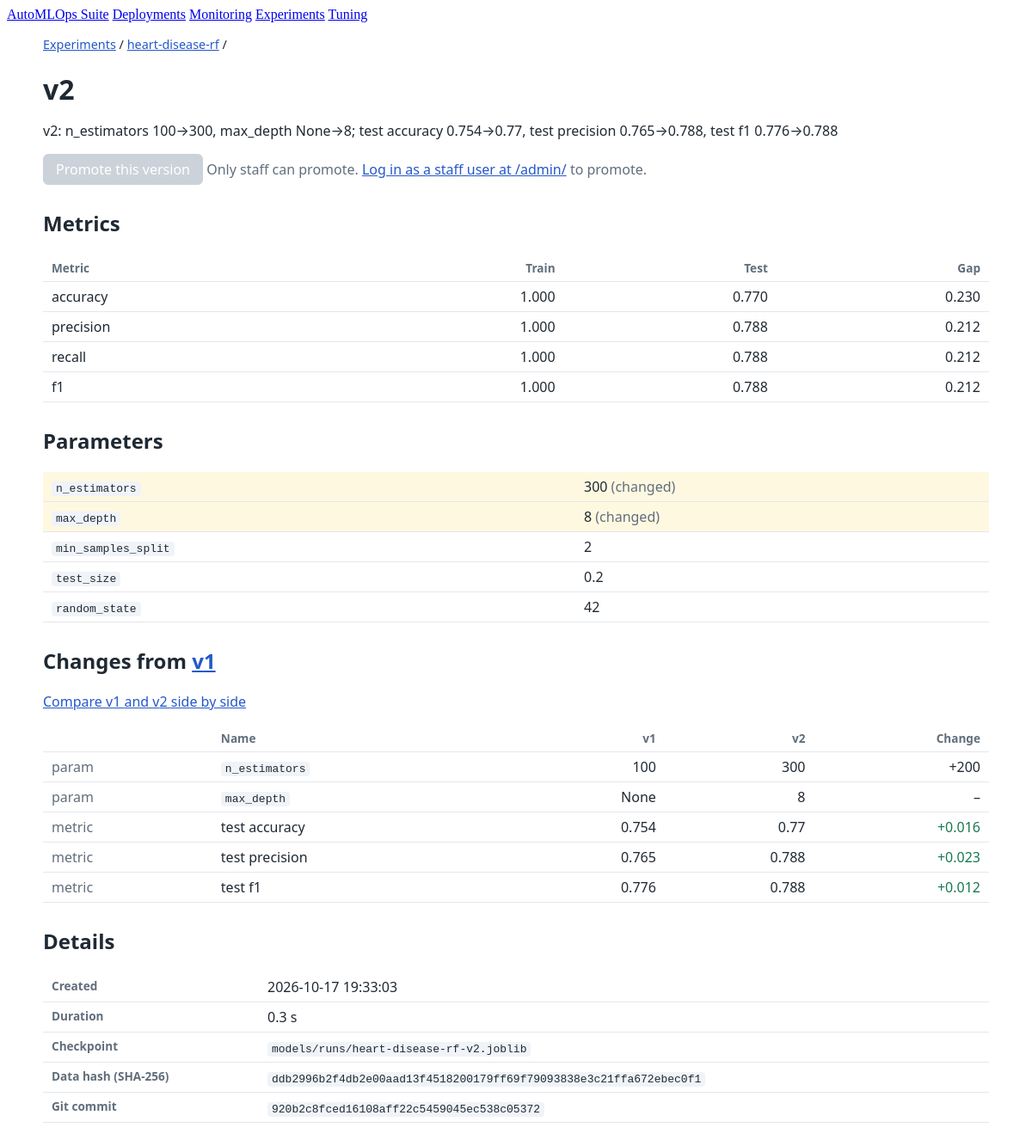
/experiments/heart-disease-rf/v2/, run on the app's committed database.
### experiments/models.py (models this page shows, shortened)
class Run(models.Model):
    experiment = models.ForeignKey(Experiment, on_delete=models.CASCADE, related_name='runs')
    version = models.PositiveIntegerField()
    parent = models.ForeignKey('self', on_delete=models.SET_NULL, null=True, blank=True, related_name='children')
    params = models.JSONField(default=dict, blank=True)
    metrics = models.JSONField(default=dict, blank=True)
    changes = models.JSONField(default=dict, blank=True)
    checkpoint_path = models.CharField(max_length=500, blank=True)
    data_hash = models.CharField(max_length=64, blank=True)
    git_commit = models.CharField(max_length=40, blank=True)
    version_note = models.TextField(blank=True)
    duration_seconds = models.FloatField(null=True, blank=True)
    created_at = models.DateTimeField(auto_now_add=True)
    class Meta:
        ordering = ['experiment', 'version']
        constraints = [
            models.UniqueConstraint(fields=['experiment', 'version'], name='unique_run_version_per_experiment'),
        ]
    def __str__(self):
        return f'{self.experiment.name} v{self.version}'

class Experiment(models.Model):
    name = models.CharField(max_length=100, unique=True)
    description = models.TextField(blank=True)
    created_at = models.DateTimeField(auto_now_add=True)
    class Meta:
        ordering = ['name']

### experiments/views.py (the view)
# urls.py: path('<str:name>/v<int:version>/', views.run_detail, name='run'),
def run_detail(request, name, version):
    run = get_run(name, version)
    changed_params = run.changes.get('params', {})
    metric_rows, other_metrics = metric_table(run.metrics)
    promoted = promoted_version_of(run.experiment) == run.version
    return render(request, 'experiments/run_detail.html', {
        'run': run,
        'params': [
            {'name': name, 'value': format_value(value), 'changed': name in changed_params}
            for name, value in run.params.items()
        ],
        'metric_rows': metric_rows,
        'other_metrics': other_metrics,
        'param_changes': change_rows(changed_params),
        'metric_changes': change_rows(run.changes.get('metrics', {}), label=metric_label, metrics=True),
        'promoted': promoted,
        'checkpoint_problem': checkpoint_problem(run),
    })

### experiments/comparison.py (called while the page is built)
def test_metric_higher_is_better(name):
    return not name.startswith('train_') and name.rsplit('_', 1)[-1] in HIGHER_IS_BETTER

### experiments/promotion.py (called while the page is built)
def checkpoint_problem(run):
    if not run.checkpoint_path:
        return f'{run} has no checkpoint_path.'
    if not resolve_path(run.checkpoint_path).exists():
        return f'Checkpoint {run.checkpoint_path} for {run} does not exist.'
    return None

def current_promotion():
    try:
        with open(CURRENT_MODEL_INFO_PATH, encoding='utf-8') as f:
            info = json.load(f)
    except (OSError, ValueError):
        return None
    if not isinstance(info, dict) or not isinstance(info.get('version'), int):
        return None
    return info.get('experiment'), info['version']

### experiments/tracking.py (called while the page is built)
def resolve_path(path):
    path = Path(path)
    return path if path.is_absolute() else settings.BASE_DIR / path

### experiments/versioning.py (called while the page is built)
def format_value(value):
    if isinstance(value, float):
        text = f'{value:.3f}'.rstrip('0')
        return text + '0' if text.endswith('.') else text
    return str(value)

def metric_label(name):
    return name.replace('_', ' ')

### experiments/views.py (called while the page is built)
def promoted_version_of(experiment):
    promoted = current_promotion()
    return promoted[1] if promoted and promoted[0] == experiment.name else None

def is_number(value):
    return isinstance(value, (int, float)) and not isinstance(value, bool)

def change_rows(changes, label=str, metrics=False):
    rows = []
    for name, change in changes.items():
        old, new = change['old'], change['new']
        delta = new - old if is_number(old) and is_number(new) else None
        direction = ''
        if metrics and delta:
            direction = ('up' if delta > 0 else 'down') if test_metric_higher_is_better(name) else 'neutral'
        rows.append({
            'name': label(name), 'old': format_value(old), 'new': format_value(new),
            'delta': delta, 'direction': direction,
        })
    return rows

def get_run(name, version):
    return get_object_or_404(
        Run.objects.select_related('experiment', 'parent'), experiment__name=name, version=version,
    )

### experiments/templates/experiments/run_detail.html (shortened to what this page needs)
{% extends 'base.html' %}
{% block content %}
<div class="exp">
  <p class="crumbs"><a href="{% url 'experiments:list' %}">Experiments</a> / <a href="{% url 'experiments:detail' run.experiment.name %}">{{ run.experiment.name }}</a> /</p>
  <h1>v{{ run.version }}{% if promoted %} <span class="badge">promoted</span>{% endif %}</h1>
  <p>{{ run.version_note|default:"No version note." }}</p>
  {% if user.is_active and user.is_staff %}
    <form method="post" action="{% url 'experiments:promote' run.experiment.name run.version %}"
          onsubmit="return confirm('Promote {{ run.experiment.name|escapejs }} v{{ run.version }}? It replaces the model publish_predictions serves.');">
      {% csrf_token %}
      <button type="submit"{% if promoted or checkpoint_problem %} disabled{% endif %}>Promote this version</button>
      {% if promoted %}<span class="muted">This version is the promoted model.</span>
      {% elif checkpoint_problem %}<span class="muted">{{ checkpoint_problem }}</span>{% endif %}
    </form>
  {% else %}
    <p>
      <button type="button" disabled>Promote this version</button>
      {% if promoted %}<span class="muted">This version is the promoted model.</span>
      {% else %}<span class="muted">Only staff can promote. <a href="{% url 'admin:login' %}?next={{ request.path|urlencode }}">Log in as a staff user at /admin/</a> to promote.</span>{% endif %}
    </p>
  {% endif %}
  <h2>Metrics</h2>
  {% if metric_rows or other_metrics %}
    <div class="table-wrap">
      <table>
        <thead><tr><th>Metric</th><th class="num">Train</th><th class="num">Test</th><th class="num">Gap</th></tr></thead>
        <tbody>
          {% for row in metric_rows %}
            <tr>
              <td>{{ row.name }}</td>
              <td class="num">{{ row.train|floatformat:3|default:"–" }}</td>
              <td class="num">{{ row.test|floatformat:3|default:"–" }}</td>
              <td class="num">{{ row.gap|floatformat:3|default:"–" }}</td>
            </tr>
          {% endfor %}
        </tbody>
      </table>
    </div>
  {% else %}
    <p class="muted">No metrics recorded.</p>
  {% endif %}
  <h2>Parameters</h2>
  {% if params %}
    <div class="table-wrap">
      <table>
        <tbody>
          {% for param in params %}
            <tr{% if param.changed %} class="changed"{% endif %}><td><code>{{ param.name }}</code></td><td>{{ param.value }}{% if param.changed %} <span class="muted">(changed)</span>{% endif %}</td></tr>
          {% endfor %}
        </tbody>
      </table>
    </div>
  {% else %}
    <p class="muted">No parameters recorded.</p>
  {% endif %}
  <h2>Changes from {% if run.parent %}<a href="{% url 'experiments:run' run.experiment.name run.parent.version %}">v{{ run.parent.version }}</a>{% else %}the previous version{% endif %}</h2>
  {% if run.parent %}<p><a href="{% url 'experiments:compare' run.experiment.name %}?a={{ run.parent.version }}&amp;b={{ run.version }}">Compare v{{ run.parent.version }} and v{{ run.version }} side by side</a></p>{% endif %}
  {% if not run.parent %}
    <p class="muted">This is the first run, so there is nothing to compare with.</p>
  {% elif param_changes or metric_changes %}
    <div class="table-wrap">
      <table>
        <thead><tr><th></th><th>Name</th><th class="num">v{{ run.parent.version }}</th><th class="num">v{{ run.version }}</th><th class="num">Change</th></tr></thead>
        <tbody>
          {% for change in param_changes %}
            <tr><td class="muted">param</td><td><code>{{ change.name }}</code></td><td class="num">{{ change.old }}</td><td class="num">{{ change.new }}</td>
              <td class="num">{% if change.delta is not None %}{% if change.delta > 0 %}+{% endif %}{{ change.delta|floatformat:"-3" }}{% else %}–{% endif %}</td></tr>
          {% endfor %}
          {% for change in metric_changes %}
            <tr><td class="muted">metric</td><td>{{ change.name }}</td><td class="num">{{ change.old }}</td><td class="num">{{ change.new }}</td>
              <td class="num {{ change.direction }}">{% if change.delta is not None %}{% if change.delta > 0 %}+{% endif %}{{ change.delta|floatformat:3 }}{% else %}–{% endif %}</td></tr>
          {% endfor %}
        </tbody>
      </table>
    </div>
  {% else %}
    <p class="muted">No parameters or metrics changed.</p>
  {% endif %}
  <h2>Details</h2>
  <div class="table-wrap">
    <table>
      <tbody>
        <tr><th>Created</th><td>{{ run.created_at|date:"Y-m-d H:i:s" }}</td></tr>
        <tr><th>Duration</th><td>{% if run.duration_seconds is not None %}{{ run.duration_seconds|floatformat:1 }} s{% else %}–{% endif %}</td></tr>
        <tr><th>Checkpoint</th><td>{% if run.checkpoint_path %}<code>{{ run.checkpoint_path }}</code>{% else %}–{% endif %}</td></tr>
        <tr><th>Data hash (SHA-256)</th><td>{% if run.data_hash %}<code>{{ run.data_hash }}</code>{% else %}–{% endif %}</td></tr>
        <tr><th>Git commit</th><td>{% if run.git_commit %}<code>{{ run.git_commit }}</code>{% else %}–{% endif %}</td></tr>
      </tbody>
    </table>
  </div>
</div>
{% endblock %}

### experiments/templates/experiments/_styles.html (style rules this page uses)
.exp { max-width: 1100px; margin: 0 auto; padding: 0 16px 48px; font-family: system-ui, -apple-system, "Segoe UI", sans-serif; color: #1f2933; }
.exp h1 { margin-bottom: 4px; overflow-wrap: anywhere; }
.exp h2 { margin-top: 28px; }
.exp a { color: #2558c9; }
.exp .muted { color: #616e7c; }
.exp .crumbs { font-size: 0.9rem; margin-top: 16px; }
.exp .table-wrap { overflow-x: auto; }
.exp table { width: 100%; border-collapse: collapse; font-variant-numeric: tabular-nums; }
.exp th, .exp td { text-align: left; padding: 6px 10px; border-bottom: 1px solid #e4e7eb; vertical-align: top; }
.exp th { font-size: 0.85rem; color: #616e7c; font-weight: 600; white-space: nowrap; }
.exp td.num, .exp th.num { text-align: right; white-space: nowrap; }
.exp code { background: #f0f4f8; padding: 1px 5px; border-radius: 4px; overflow-wrap: anywhere; }
.exp .changed { background: #fff8e1; }
.exp .up { color: #18794e; }
.exp button { font: inherit; padding: 6px 14px; border-radius: 6px; border: 1px solid #2558c9; background: #2558c9; color: #fff; cursor: pointer; }
.exp button:disabled { background: #cbd2d9; border-color: #cbd2d9; cursor: not-allowed; }

### data on the page
Run: experiment.name "heart-disease-rf", version "2", version_note "v2: n_estimators 100→300, max_depth None→8; test accuracy 0.754→0.77, test precision 0.765→0.788, test f1 0.776→0.788", parent.version "1", created_at "2026-10-17 19:33:03", duration_seconds "0.3", checkpoint_path "models/runs/heart-disease-rf-v2.joblib", data_hash "ddb2996b2f4db2e00aad13f4518200179ff69f79093838e3c21ffa672ebec0f1", git_commit "920b2c8fced16108aff22c5459045ec538c05372"

### other printed values
{{ row.name }} "accuracy" "precision" "recall" "f1"
{{ row.train|floatformat:3|default:"–" }} "1.000" "1.000" "1.000" "1.000"
{{ row.test|floatformat:3|default:"–" }} "0.770" "0.788" "0.788" "0.788"
{{ row.gap|floatformat:3|default:"–" }} "0.230" "0.212" "0.212" "0.212"
{{ param.name }} "n_estimators" "max_depth" "min_samples_split" "test_size" "random_state"
{{ param.value }} "300" "8" "2" "0.2" "42"
{{ change.name }} "n_estimators" "max_depth"
{{ change.old }} "100" "None"
{{ change.new }} "300" "8"
{{ change.delta|floatformat:"-3" }} "200"
{{ change.name }} "test accuracy" "test precision" "test f1"
{{ change.old }} "0.754" "0.765" "0.776"
{{ change.new }} "0.77" "0.788" "0.788"
{{ change.delta|floatformat:3 }} "0.016" "0.023" "0.012"
